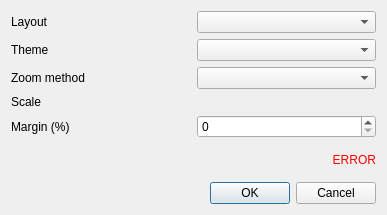
<?xml version="1.0" encoding="UTF-8"?>
<ui version="4.0">
 <class>Dialog</class>
 <widget class="QDialog" name="Dialog">
  <property name="geometry">
   <rect>
    <x>0</x>
    <y>0</y>
    <width>387</width>
    <height>215</height>
   </rect>
  </property>
  <property name="windowTitle">
   <string>Dataviz</string>
  </property>
  <layout class="QVBoxLayout" name="verticalLayout">
   <item>
    <layout class="QGridLayout" name="gridLayout">
     <item row="0" column="1">
      <widget class="QComboBox" name="layout"/>
     </item>
     <item row="2" column="0">
      <widget class="QLabel" name="label_zoom_method">
       <property name="text">
        <string>Zoom method</string>
       </property>
      </widget>
     </item>
     <item row="1" column="0">
      <widget class="QLabel" name="label_theme">
       <property name="text">
        <string>Theme</string>
       </property>
      </widget>
     </item>
     <item row="3" column="0">
      <widget class="QLabel" name="label_fix_scale">
       <property name="text">
        <string>Scale</string>
       </property>
      </widget>
     </item>
     <item row="2" column="1">
      <widget class="QComboBox" name="zoom_method"/>
     </item>
     <item row="0" column="0">
      <widget class="QLabel" name="label_layout">
       <property name="text">
        <string>Layout</string>
       </property>
      </widget>
     </item>
     <item row="1" column="1">
      <widget class="QComboBox" name="theme"/>
     </item>
     <item row="4" column="0">
      <widget class="QLabel" name="label_margin">
       <property name="text">
        <string>Margin (%)</string>
       </property>
      </widget>
     </item>
     <item row="3" column="1">
      <widget class="QgsScaleWidget" name="fix_scale">
       <property name="showCurrentScaleButton">
        <bool>true</bool>
       </property>
      </widget>
     </item>
     <item row="4" column="1">
      <widget class="QSpinBox" name="margin"/>
     </item>
    </layout>
   </item>
   <item>
    <widget class="QLabel" name="error">
     <property name="styleSheet">
      <string notr="true">QLabel { color : red; }</string>
     </property>
     <property name="text">
      <string notr="true">ERROR</string>
     </property>
     <property name="alignment">
      <set>Qt::AlignRight|Qt::AlignTrailing|Qt::AlignVCenter</set>
     </property>
    </widget>
   </item>
   <item>
    <widget class="QDialogButtonBox" name="button_box">
     <property name="orientation">
      <enum>Qt::Horizontal</enum>
     </property>
     <property name="standardButtons">
      <set>QDialogButtonBox::Cancel|QDialogButtonBox::Ok</set>
     </property>
    </widget>
   </item>
  </layout>
 </widget>
 <customwidgets>
  <customwidget>
   <class>QgsScaleWidget</class>
   <extends>QWidget</extends>
   <header>qgis.gui</header>
  </customwidget>
 </customwidgets>
 <resources/>
 <connections/>
</ui>
